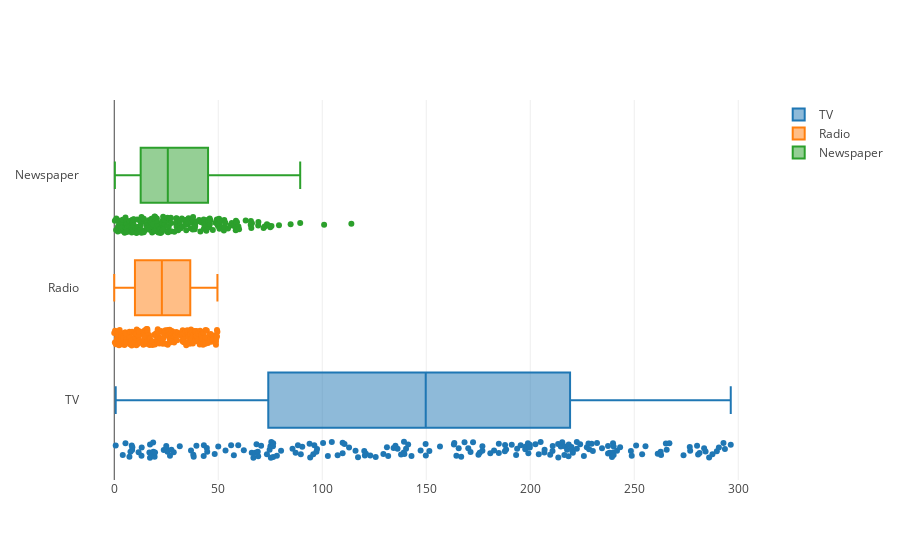

Write notebook code for a chart like this one.
### Code cell
# fig, axs = plt.subplots(3, figsize = (3, 5))
# plt1 = sns.boxplot(advertising['TV'], ax = axs[0])
# plt2 = sns.boxplot(advertising['Newspaper'], axs[1])
trace0 = go.Box(
    x=advertising['TV'],
    name="TV",
    boxpoints='all',
    jitter=0.3,
    pointpos=-1.8
    
)
trace1 = go.Box(
    x=advertising['Radio'],
    name="Radio",
    boxpoints='all',
    jitter=0.3,
    pointpos=-1.8
)
trace2 = go.Box(
    x=advertising['Newspaper'],
    name="Newspaper",
    boxpoints='all',
    jitter=0.3,
    pointpos=-1.8
)
data = [trace0, trace1, trace2]
iplot(data)

### Figure 1 — Plotly figure (JSON) as saved in the notebook; plotly's stock layout.template omitted (floating-point values rounded to 4 significant figures; data arrays with more than 128 entries replaced by an {"elided": "..."} marker saying what was removed)
{"data": [{"boxpoints": "all", "jitter": 0.3, "name": "TV", "pointpos": -1.8, "type": "box", "uid": "0d2af269-d9d9-486d-8d41-8d4315da754b", "x": {"elided": "200 float values"}}, {"boxpoints": "all", "jitter": 0.3, "name": "Radio", "pointpos": -1.8, "type": "box", "uid": "d2154911-ac79-4008-9f02-a89f53053673", "x": {"elided": "200 float values"}}, {"boxpoints": "all", "jitter": 0.3, "name": "Newspaper", "pointpos": -1.8, "type": "box", "uid": "dc2c1a82-dfb6-48a4-ace3-347b3791bf9e", "x": {"elided": "200 float values"}}], "layout": {"autosize": true, "xaxis": {"autorange": true, "range": [-16.47, 312.9], "type": "linear"}, "yaxis": {"autorange": true, "range": [-0.7217, 2.67], "type": "category"}}}
